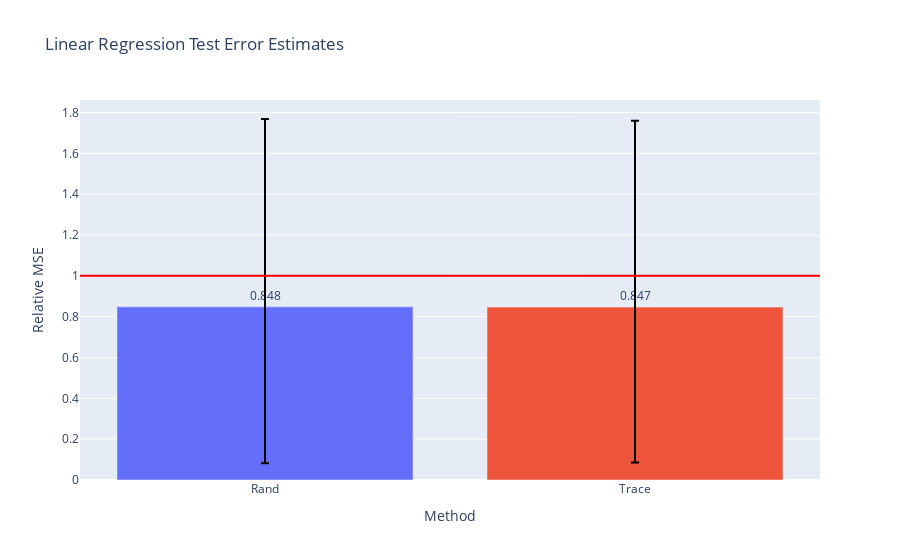

Source (notebook cell):
### Code cell
fig = go.Figure()
fig.add_trace(go.Bar(
    name='Control',
    x=['Rand', 'Trace'], y=(df/risk).mean(),
    marker_color=px.colors.qualitative.Plotly,
    text=np.around((df/risk).mean(),3),
    textposition='outside',
    error_y=dict(
        type='data',
        color='black',
        symmetric=False,
        array=(df/risk).quantile(.75),
        arrayminus=(df/risk).quantile(.25))
))
# fig.add_trace(go.Bar(
#     name='Experimental',
#     x=['GenCp', 'KFCV', 'SPCV'], y=(df/risk).mean(),
#     error_y=dict(type='data', array=[1, 2])
# ))
# fig.update_layout(barmode='group')
fig.add_hline(y=1., line_color='red')
fig.update_layout(
    title="Linear Regression Test Error Estimates",
    xaxis_title="Method",
    yaxis_title="Relative MSE",
#     legend_title="Legend Title",
#     font=dict(
#         family="Courier New, monospace",
#         size=18,
#         color="RebeccaPurple"
#     )
)
fig.show()

### Figure 1 — Plotly figure (JSON) as saved in the notebook; plotly's stock layout.template omitted (floating-point values rounded to 4 significant figures)
{"data": [{"error_y": {"array": [0.9202, 0.9128], "arrayminus": [0.7658, 0.7614], "color": "black", "symmetric": false, "type": "data"}, "marker": {"color": ["#636EFA", "#EF553B", "#00CC96", "#AB63FA", "#FFA15A", "#19D3F3", "#FF6692", "#B6E880", "#FF97FF", "#FECB52"]}, "name": "Control", "text": [0.848, 0.847], "textposition": "outside", "type": "bar", "x": ["Rand", "Trace"], "y": [0.8481, 0.8469]}], "layout": {"shapes": [{"line": {"color": "red"}, "type": "line", "x0": 0, "x1": 1, "xref": "x domain", "y0": 1, "y1": 1, "yref": "y"}], "title": {"text": "Linear Regression Test Error Estimates"}, "xaxis": {"title": {"text": "Method"}}, "yaxis": {"title": {"text": "Relative MSE"}}}}
